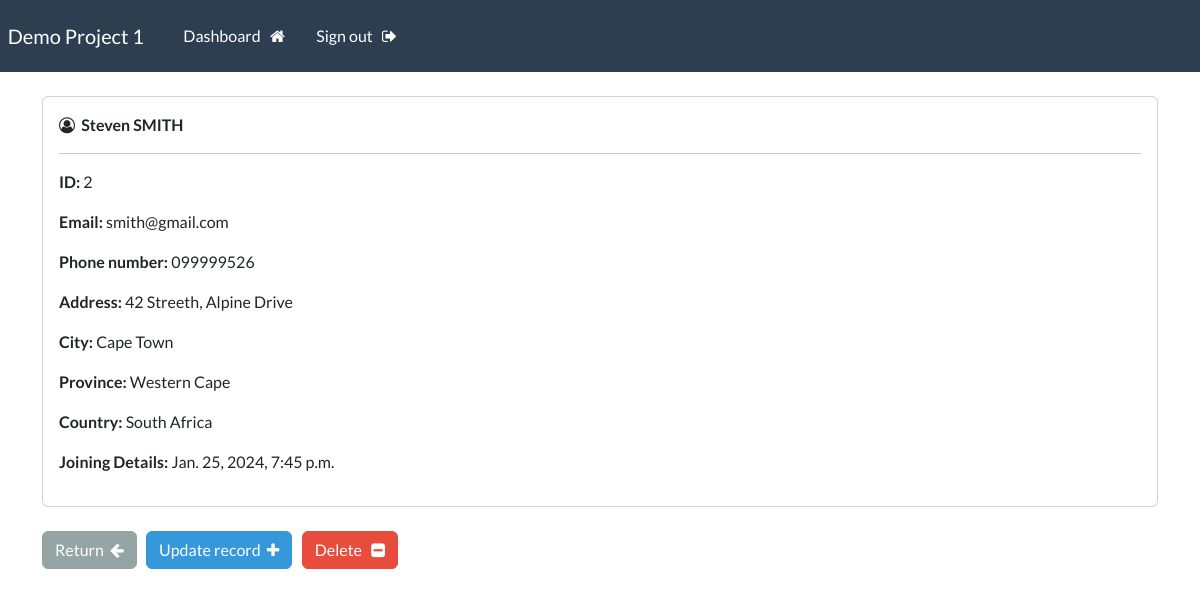
The page /record/2 (signed in) on the database its author committed.
### webapp/models.py (models this page shows, shortened)
class Record(models.Model):
    creation_date = models.DateTimeField(auto_now_add=True)
    first_name = models.CharField(max_length=100)
    last_name = models.CharField(max_length=100)
    email = models.CharField(max_length=255) #EmailField
    phone = models.CharField(max_length=20)
    address = models.CharField(max_length=300)
    city = models.CharField(max_length=250, blank=True)
    province = models.CharField(max_length=225)
    country = models.CharField(max_length=80)

### webapp/views.py (the view)
# urls.py: path('record/<int:pk>', views.singular_record, name="record"),
@login_required(login_url='my-login')
def singular_record(request,pk):
    all_records = Record.objects.get(id=pk)
    context = {'record':all_records}
    return render (request,"webapp/view-record.html", context=context)

### webapp/templates/webapp/view-record.html (shortened to what this page needs)
{% extends "webapp/base.html" %}
{% block content %}
<div class="card">
    <div class="card-body">
        <i class="fa fa-user-circle-o" aria-hidden="true"></i>&nbsp;
        <strong >
            {{record.first_name}}
            {{record.last_name|upper}}
        </strong>
        <hr>
        <p> <strong> ID: </strong> {{record.id}} </p>
        <p> <strong> Email: </strong> {{record.email}}</p>
        <p><strong>Phone number:</strong> {{record.phone}}</p>
        <p><strong>Address:</strong> {{record.address}}</p>
        <p><strong>City:</strong> {{record.city}}</p>
        <p><strong>Province:</strong> {{record.province}}</p>
        <p><strong>Country:</strong> {{record.country}}</p>
        <p><strong>Joining Details:</strong> {{record.creation_date}}</p>
    </div>
</div>
<br>
<a href="{% url 'dashboard' %}"class="btn btn-secondary" >Return &nbsp;<i class="fa fa-arrow-left" aria-hidden="true"></i> </a>
<a href="{% url 'update-record' record.id %}" class="btn btn-info">Update record &nbsp;<i class="fa fa-plus" aria-hidden="true"></i></a>
<a href="{% url 'delete-record' record.id %}" class="btn btn-danger">Delete &nbsp; <i class="fa fa-minus-square" aria-hidden="true"></i></a>
{% endblock content %}

### rows shown on the page
Record: first_name "Steven", last_name "SMITH", id "2", email "smith@gmail.com", phone "099999526", address "42 Streeth, Alpine Drive", city "Cape Town", province "Western Cape", country "South Africa", creation_date "Jan. 25, 2024, 7:45 p.m."
